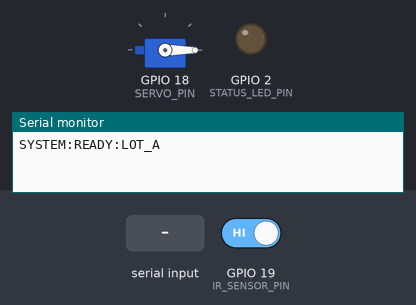
This sketch was run on a simulated ESP32. Shown: servo, output pins drawn as LEDs (lit = HIGH), the last lines printed to the serial monitor. The test bench sets the inputs (shaded band); at power-on: GPIO 19 (IR_SENSOR_PIN) HIGH.

Above: at 1.2 s.
1.3 s: "GATE:OPEN\n" received over Serial
At 1.9 s:
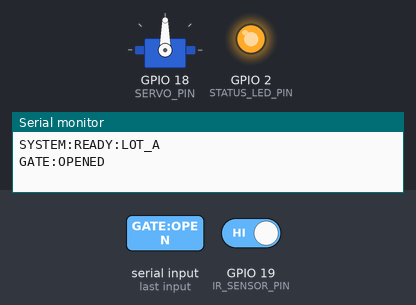
7.3 s: "OPEN_GATE\n" received over Serial
At 8.0 s:
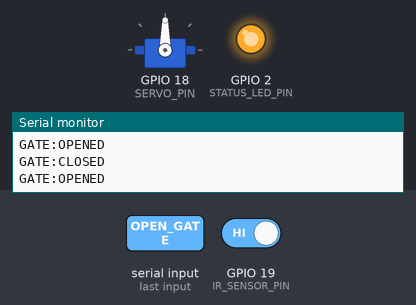
8.8 s: "GATE:CLOSE\n" received over Serial
At 10.1 s:
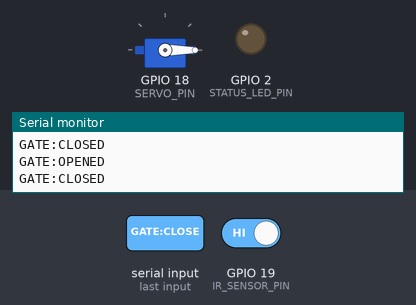
Timing chart, 0 to 11.8 s (numbered marks = the images above; inputs shaded):
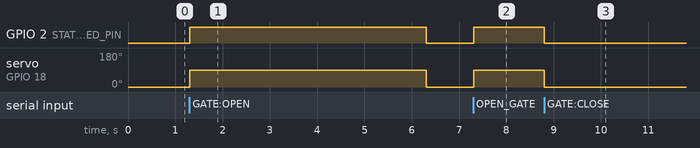

The sketch:

esp32_lot_a.ino
```cpp
/*
 * ESP32 Parking Lot Gateway Firmware - Lot A
 *
 * Hardware Twin for Agentic Parking Gate System:
 * - SG90 Micro Servo on GPIO 18 (Gate Barrier: 0 deg = Closed, 90 deg = Open)
 * - TCRT5000 / Optical IR Obstacle Sensor on GPIO 19 (Slot A-01: LOW = Occupied, HIGH = Vacant)
 * - Onboard Status LED on GPIO 2 (Blinks/Illuminates when gate is open)
 * - Serial Protocol at 115200 baud
 *
 * Deterministic Safety Rule:
 * - When GATE:OPEN command received, servo opens to 90 degrees.
 * - Hardware timer automatically closes gate back to 0 degrees after exactly 5000ms.
 */

#include <Arduino.h>
#include <ESP32Servo.h>

// Pin Definitions
static const int SERVO_PIN      = 18;
static const int IR_SENSOR_PIN  = 19;
static const int STATUS_LED_PIN = 2;

// Angles
static const int GATE_CLOSED_ANGLE = 0;
static const int GATE_OPEN_ANGLE   = 90;

// Timing constants
static const unsigned long GATE_OPEN_DURATION_MS = 5000;
static const unsigned long IR_DEBOUNCE_MS        = 50;

Servo gateServo;
bool isGateOpen = false;
unsigned long gateOpenTimestamp = 0;

int lastIrReading = HIGH;
int stableIrState = HIGH;
unsigned long lastDebounceTimestamp = 0;

void openGate() {
    gateServo.write(GATE_OPEN_ANGLE);
    digitalWrite(STATUS_LED_PIN, HIGH);
    isGateOpen = true;
    gateOpenTimestamp = millis();
    Serial.println("GATE:OPENED");
}

void closeGate() {
    gateServo.write(GATE_CLOSED_ANGLE);
    digitalWrite(STATUS_LED_PIN, LOW);
    isGateOpen = false;
    Serial.println("GATE:CLOSED");
}

void setup() {
    Serial.begin(115200);
    while (!Serial && millis() < 2000) {
        // Wait for USB CDC if necessary
    }

    pinMode(STATUS_LED_PIN, OUTPUT);
    digitalWrite(STATUS_LED_PIN, LOW);

    // Active-LOW IR sensor with internal pullup
    pinMode(IR_SENSOR_PIN, INPUT_PULLUP);

    // Allocate PWM timer and attach servo
    ESP32PWM::allocateTimer(0);
    gateServo.setPeriodHertz(50); // Standard 50Hz servo
    gateServo.attach(SERVO_PIN, 500, 2400);

    // Start with gate closed
    gateServo.write(GATE_CLOSED_ANGLE);

    Serial.println("SYSTEM:READY:LOT_A");
}

void loop() {
    unsigned long currentMillis = millis();

    // 1. Process Serial Commands from FastAPI Server
    if (Serial.available() > 0) {
        String cmd = Serial.readStringUntil('\n');
        cmd.trim();

        if (cmd == "GATE:OPEN" || cmd == "OPEN_GATE") {
            openGate();
        } else if (cmd == "GATE:CLOSE" || cmd == "CLOSE_GATE") {
            closeGate();
        } else if (cmd == "STATUS:PING") {
            Serial.print("STATUS:GATE=");
            Serial.print(isGateOpen ? "OPEN" : "CLOSED");
            Serial.print(":SLOT_A01=");
            Serial.println(stableIrState == LOW ? "OCCUPIED" : "VACANT");
        }
    }

    // 2. Deterministic Auto-Close Safety Window
    if (isGateOpen && (currentMillis - gateOpenTimestamp >= GATE_OPEN_DURATION_MS)) {
        closeGate();
    }

    // 3. Debounced IR Slot Occupancy Monitoring
    int currentIrReading = digitalRead(IR_SENSOR_PIN);
    if (currentIrReading != lastIrReading) {
        lastDebounceTimestamp = currentMillis;
    }

    if ((currentMillis - lastDebounceTimestamp) > IR_DEBOUNCE_MS) {
        if (currentIrReading != stableIrState) {
            stableIrState = currentIrReading;
            if (stableIrState == LOW) {
                // Obstacle detected (Vehicle parked)
                Serial.println("SLOT:A-01:OCCUPIED");
            } else {
                // Beam clear (Slot vacant)
                Serial.println("SLOT:A-01:VACANT");
            }
        }
    }
    lastIrReading = currentIrReading;

    delay(10);
}
```

Measured:
- after the input at 1.3 s, GPIO 2 (STATUS_LED_PIN): LOW → HIGH at once, → LOW 5.0 s later; servo on GPIO 18 (SERVO_PIN): 0° → 90° at once, → 0° 5.0 s later
- after the input at 7.3 s, GPIO 2 (STATUS_LED_PIN): LOW → HIGH at once; servo on GPIO 18 (SERVO_PIN): 0° → 90° at once
- after the input at 8.8 s, GPIO 2 (STATUS_LED_PIN): HIGH → LOW after 0.00 s instead of 3.5 s; servo on GPIO 18 (SERVO_PIN): 90° → 0° after 0.00 s instead of 3.5 s
